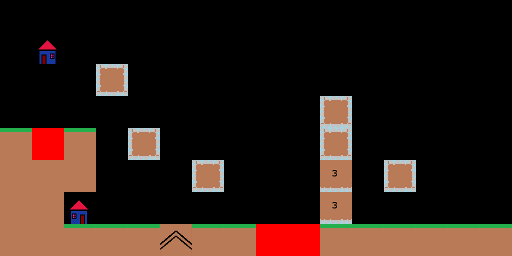

A level layout from a 2D game, rendered from its tile map. Below: a short description, then the map file with its tile-grid data intact:
An orthogonal 16x8 tile map with 32x32 px tiles, 1 tile layer (Tile Layer 1).

<map version="1.0" orientation="orthogonal" renderorder="right-down" width="16" height="8" tilewidth="32" tileheight="32" nextobjectid="1">
 <tileset firstgid="1" name="basic" tilewidth="32" tileheight="32" tilecount="16" columns="16">
  <image source="BasicTileSet32x32.png" width="512" height="32" />
 </tileset>
 <layer name="Tile Layer 1" width="16" height="8">
  <data encoding="csv">
0,0,0,0,0,0,0,0,0,0,0,0,0,0,0,0,
0,8,0,0,0,0,0,0,0,0,0,0,0,0,0,0,
0,0,0,7,0,0,0,0,0,0,0,0,0,0,0,0,
0,0,0,0,0,0,0,0,0,0,7,0,0,0,0,0,
2,10,2,0,7,0,0,0,0,0,7,0,0,0,0,0,
1,1,1,0,0,0,7,0,0,0,5,0,7,0,0,0,
1,1,9,0,0,0,0,0,0,0,5,0,0,0,0,16,
1,1,2,2,2,6,2,2,10,10,2,2,2,2,2,2
</data>
 </layer>
</map>
